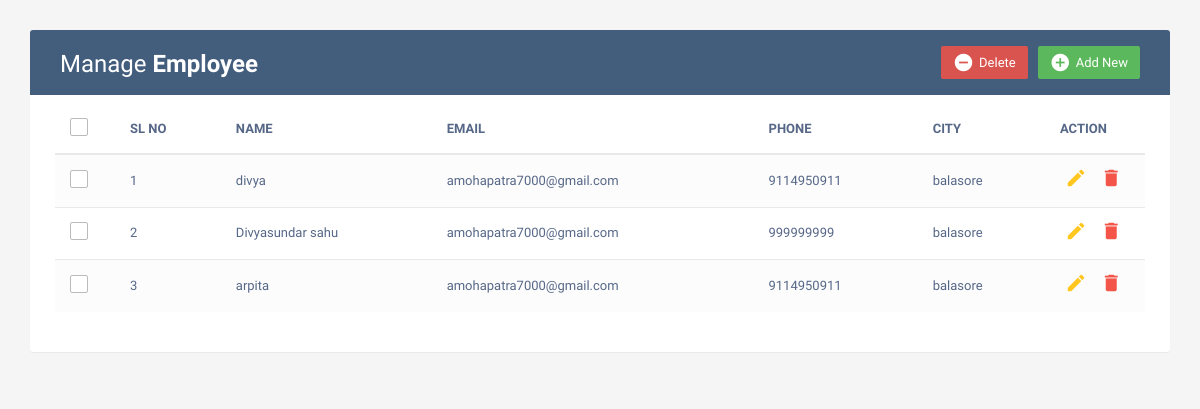
The page / on the database its author committed.
### tables this page shows
CREATE TABLE `form` (
  `id` int(11) NOT NULL,
  `name` varchar(60) NOT NULL,
  `email` varchar(30) NOT NULL,
  `phone` varchar(20) NOT NULL,
  `city` varchar(20) NOT NULL
);

### index.php (the view, shortened to what this page needs)
<?php
include 'backend/database.php';
?>
<!DOCTYPE html>
<html lang="en">
<head>
	<link rel="stylesheet" href="https://maxcdn.bootstrapcdn.com/font-awesome/4.7.0/css/font-awesome.min.css">
	<link rel="stylesheet" href="https://maxcdn.bootstrapcdn.com/bootstrap/3.3.7/css/bootstrap.min.css">
	<link rel="stylesheet" href="css/style.css">
</head>
<body>
    <div class="container">
        <div class="table-wrapper">
            <div class="table-title">
                <div class="row">
                    <div class="col-sm-6">
						<h2>Manage <b>Employee</b></h2>
					</div>
					<div class="col-sm-6">
						<a href="#addEmployeeModal" class="btn btn-success" data-toggle="modal"><i class="material-icons">&#xE147;</i> <span>Add New</span></a>
						<a href="JavaScript:void(0);" class="btn btn-danger" id="delete_multiple"><i class="material-icons">&#xE15C;</i> <span>Delete</span></a>
					</div>
                </div>
            </div>
            <table class="table table-striped table-hover">
                <thead>
                    <tr>
						<th>
							<span class="custom-checkbox">
								<label for="selectAll"></label>
							</span>
						</th>
						<th>SL NO</th>
                        <th>NAME</th>
                        <th>EMAIL</th>
						<th>PHONE</th>
                        <th>CITY</th>
                        <th>ACTION</th>
                    </tr>
                </thead>
				<tbody>
				<?php
				$result = mysqli_query($conn,"SELECT * FROM form");
					$i=1;
					while($row = mysqli_fetch_array($result)) {
				?>
				<tr id="<?php echo $row["id"]; ?>">
				<td>
							<span class="custom-checkbox">
								<label for="checkbox2"></label>
							</span>
						</td>
					<td><?php echo $i; ?></td>
					<td><?php echo $row["name"]; ?></td>
					<td><?php echo $row["email"]; ?></td>
					<td><?php echo $row["phone"]; ?></td>
					<td><?php echo $row["city"]; ?></td>
					<td>
						<a href="#editEmployeeModal" class="edit" data-toggle="modal">
							<i class="material-icons update" data-toggle="tooltip"
							data-id="<?php echo $row["id"]; ?>"
							data-name="<?php echo $row["name"]; ?>"
							data-email="<?php echo $row["email"]; ?>"
							data-phone="<?php echo $row["phone"]; ?>"
							data-city="<?php echo $row["city"]; ?>"
							title="Edit">&#xE254;</i>
						</a>
						<a href="#deleteEmployeeModal" class="delete" data-id="<?php echo $row["id"]; ?>" data-toggle="modal"><i class="material-icons" data-toggle="tooltip"
						 title="Delete">&#xE872;</i></a>
                    </td>
				</tr>
				<?php
				$i++;
				}
				?>
				</tbody>
			</table>
        </div>
    </div>
</body>
</html>

### css/style.css (style rules this page uses)
body { color: #566787; background: #f5f5f5; font-family: 'Varela Round', sans-serif; font-size: 13px; }
.table-wrapper { background: #fff; padding: 20px 25px; margin: 30px 0; border-radius: 3px; box-shadow: 0 1px 1px rgba(0,0,0,.05); }
.table-title { padding-bottom: 15px; background: #435d7d; color: #fff; padding: 16px 30px; margin: -20px -25px 10px; border-radius: 3px 3px 0 0; }
.table-title h2 { margin: 5px 0 0; font-size: 24px; }
.table-title .btn { color: #fff; float: right; font-size: 13px; border: none; min-width: 50px; border-radius: 2px; border: none; outline: none !important; margin-left: 10px; }
.table-title .btn i { float: left; font-size: 21px; margin-right: 5px; }
.table-title .btn span { float: left; margin-top: 2px; }
table.table tr th, table.table tr td { border-color: #e9e9e9; padding: 12px 15px; vertical-align: middle; }
table.table tr th:first-child { width: 60px; }
table.table tr th:last-child { width: 100px; }
table.table-striped tbody tr:nth-of-type(odd) { background-color: #fcfcfc; }
table.table td:last-child i { opacity: 0.9; font-size: 22px; margin: 0 5px; }
table.table td a { font-weight: bold; color: #566787; display: inline-block; text-decoration: none; outline: none !important; }
table.table td a.edit { color: #FFC107; }
table.table td a.delete { color: #F44336; }
table.table td i { font-size: 19px; }
.custom-checkbox { position: relative; }
.custom-checkbox label:before { width: 18px; height: 18px; }
.custom-checkbox label:before { content: ''; margin-right: 10px; display: inline-block; vertical-align: text-top; background: white; border: 1px solid #bbb; border-radius: 2px; box-sizing: border-box; z-index: 2; }

### rows shown on the page
form: name "divya", email "amohapatra7000@gmail.com", phone "9114950911", city "balasore"
form: name "Divyasundar sahu", email "amohapatra7000@gmail.com", phone "999999999", city "balasore"
form: name "arpita", email "amohapatra7000@gmail.com", phone "9114950911", city "balasore"
